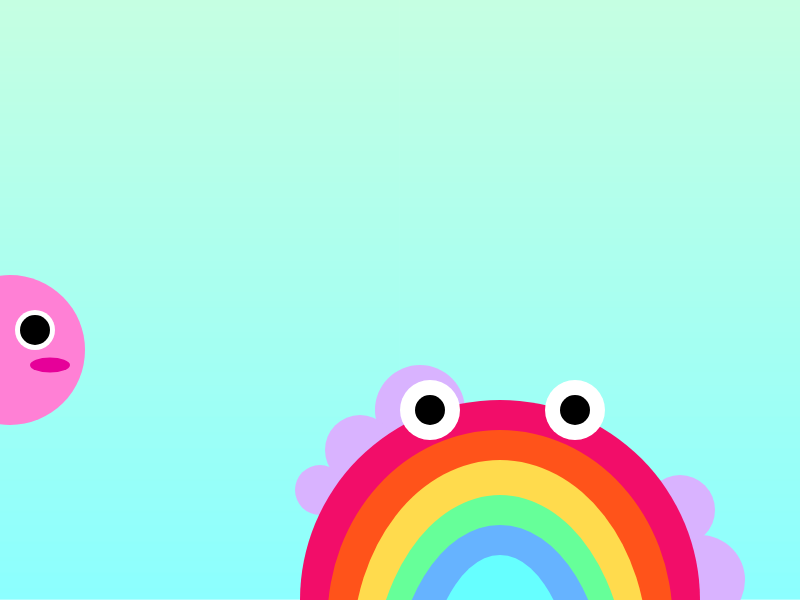
Frame 1 (no input)
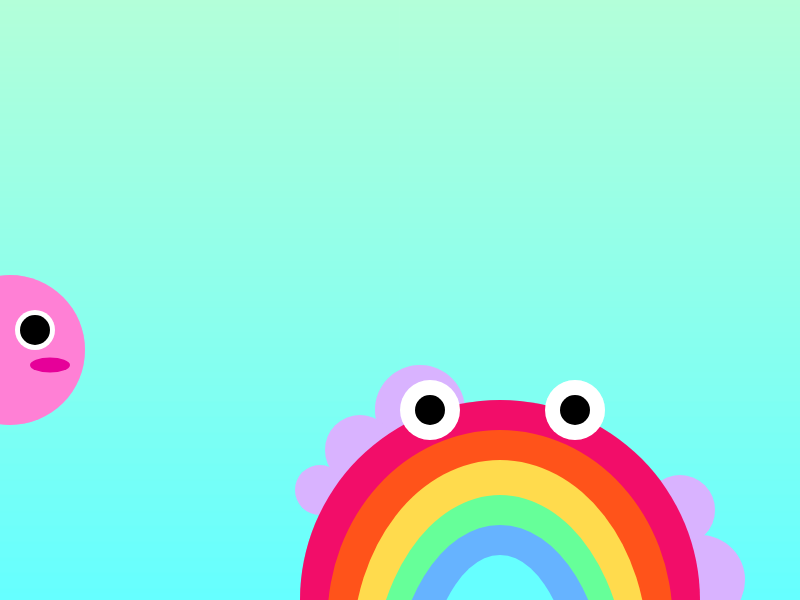
Frame 60 (no input)
Frame 120 (the mouse pressed at the canvas centre since frame 60): identical to frame 60, image omitted

The p5.js sketch that drew these frames (run headless with seeded random() and noise() and a simulated clock; from frame 60 on, the mouse is pressed at the canvas centre):

// p5.js sketch
// ── sketch.js
function setup() {
  createCanvas(800,600); //creating canvas//
}

function draw() {
  c1 = color(179, 255, 217); //picks colour for gradient//
  c2 = color(102, 255, 255); //picks colour for gradient//
  for(let y=0; y<height; y++){ //for loop, declaring the height 'length' of the gradient//
    n = map(y,0,height,0,1); //'maps' out when the gradient will start and end//
    let newc = lerpColor(c1,c2,n); //let valuable to link and blend the two chosen colours together//
    stroke(newc); //calls the let variable//
    line(0,y,width, y); //stops the gradient from looking 'blocky'//
  }
  noStroke();
  fill(217, 179, 255);
  ellipse(420, 410, 90, 90);
  ellipse(360, 450, 70, 70);
  ellipse(320, 490, 50, 50);
  ellipse(700, 580, 90, 90);
  ellipse(680, 510, 70, 70);
  fill(242, 13, 105);
  ellipse(500, 600, 400, 400);
  fill(255, 83, 26);
  ellipse(500, 620, 345, 380);
  fill(255, 219, 77);
  ellipse(500, 650, 295, 380);
  fill(102, 255, 153);
  ellipse(500, 685, 255, 380);
  fill(102, 179, 255);
  ellipse(500, 700, 215, 350)
  fill(102, 255, 255);
  ellipse(500, 730, 160, 350)
  fill(255);
  ellipse(430, 410, 60, 60);
  ellipse(575, 410, 60, 60);
  fill(0);
  ellipse(430, 410, 30, 30);
  ellipse(575, 410, 30, 30);
  fill(255, 128, 213);
  ellipse(10, 350, 150, 150);
  fill(255);
  ellipse(35, 330, 40, 40);
  fill(0);
  ellipse(35, 330, 30, 30);
  fill(230, 0, 153);
  ellipse(50, 365, 40, 15);

}
// ── styles.css
main {
    margin: 0;
    display: flex;
    justify-content: center;
    align-items: center;
}
h1{
    text-align: center;
    font-family: Verdana, Geneva, Tahoma, sans-serif;
    font-size: 35px;
    color: crimson;
}
p{
    text-align: center;
    font-family: Verdana, Geneva, Tahoma, sans-serif;
    font-size: medium;
    color: rgb(255, 13, 174);
}
